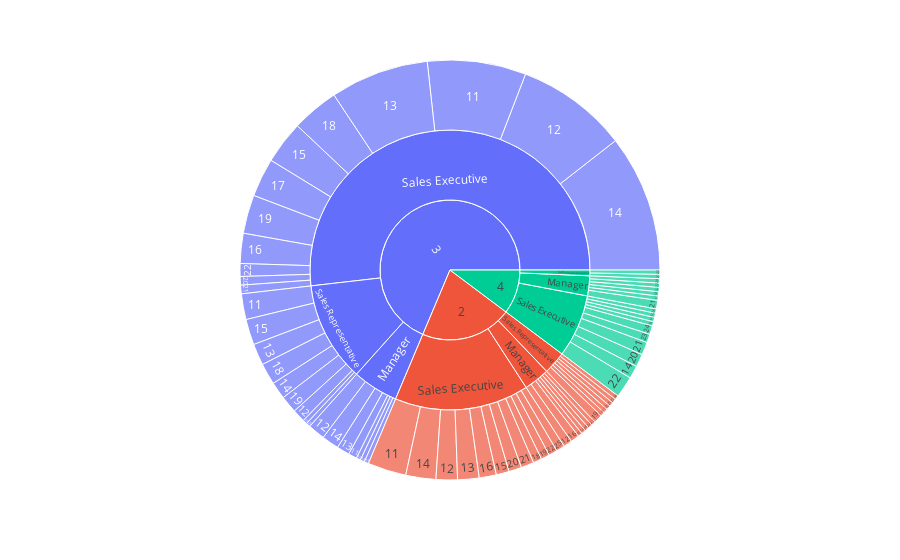

Here is the notebook cell this chart was saved with:
### Code cell
# 8) Rewards and Recognition

fig=px.sunburst(df_sales, path=['PerformanceRating','EmpJobRole','EmpLastSalaryHikePercent'])
fig.show()

# Maximum Sales Executive showing underlying performace lies between 11-16% percent salary hike
# Maximum Sales Representative showing underlying performace lies between 11-25% percent salary hike
# Maximum Sales Manager showing underlying performace lies between 12-23% percent salary hike

### Figure 1 — Plotly figure (JSON) as saved in the notebook; plotly's stock layout.template omitted (floating-point values rounded to 4 significant figures)
{"data": [{"branchvalues": "total", "domain": {"x": [0, 1], "y": [0, 1]}, "hovertemplate": "labels=%{label}<br>count=%{value}<br>parent=%{parent}<br>id=%{id}<extra></extra>", "ids": ["2/Manager/11", "3/Manager/11", "4/Manager/11", "2/Sales Executive/11", "3/Sales Executive/11", "3/Sales Representative/11", "2/Manager/12", "3/Manager/12", "2/Sales Executive/12", "3/Sales Executive/12", "3/Sales Representative/12", "3/Manager/13", "4/Manager/13", "2/Sales Executive/13", "3/Sales Executive/13", "4/Sales Executive/13", "3/Sales Representative/13", "2/Manager/14", "3/Manager/14", "2/Sales Executive/14", "3/Sales Executive/14", "4/Sales Executive/14", "2/Sales Representative/14", "3/Sales Representative/14", "2/Sales Executive/15", "3/Sales Executive/15", "4/Sales Executive/15", "3/Sales Representative/15", "2/Manager/16", "3/Manager/16", "2/Sales Executive/16", "3/Sales Executive/16", "3/Sales Representative/16", "3/Sales Executive/17", "2/Sales Representative/17", "2/Manager/18", "3/Manager/18", "2/Sales Executive/18", "3/Sales Executive/18", "3/Sales Representative/18", "3/Manager/19", "2/Sales Executive/19", "3/Sales Executive/19", "4/Sales Executive/19", "2/Sales Representative/19", "3/Sales Representative/19", "2/Sales Executive/20", "3/Sales Executive/20", "4/Sales Executive/20", "2/Sales Representative/20", "3/Sales Representative/20", "4/Manager/21", "2/Sales Executive/21", "3/Sales Executive/21", "4/Sales Executive/21", "2/Sales Representative/21", "4/Sales Representative/21", "2/Manager/22", "4/Manager/22", "2/Sales Executive/22", "3/Sales Executive/22", "4/Sales Executive/22", "4/Sales Representative/22", "2/Manager/23", "4/Manager/23", "4/Sales Executive/23", "2/Sales Representative/23", "4/Manager/24", "4/Sales Executive/24", "2/Sales Representative/24", "2/Sales Executive/25", "4/Sales Executive/25", "2/Manager", "3/Manager", "4/Manager", "2/Sales Executive", "3/Sales Executive", "4/Sales Executive", "2/Sales Representative", "3/Sales Representative", "4/Sales Representative", "2", "3", "4"], "labels": ["11", "11", "11", "11", "11", "11", "12", "12", "12", "12", "12", "13", "13", "13", "13", "13", "13", "14", "14", "14", "14", "14", "14", "14", "15", "15", "15", "15", "16", "16", "16", "16", "16", "17", "17", "18", "18", "18", "18", "18", "19", "19", "19", "19", "19", "19", "20", "20", "20", "20", "20", "21", "21", "21", "21", "21", "21", "22", "22", "22", "22", "22", "22", "23", "23", "23", "23", "24", "24", "24", "25", "25", "Manager", "Manager", "Manager", "Sales Executive", "Sales Executive", "Sales Executive", "Sales Representative", "Sales Representative", "Sales Representative", "2", "3", "4"], "name": "", "parents": ["2/Manager", "3/Manager", "4/Manager", "2/Sales Executive", "3/Sales Executive", "3/Sales Representative", "2/Manager", "3/Manager", "2/Sales Executive", "3/Sales Executive", "3/Sales Representative", "3/Manager", "4/Manager", "2/Sales Executive", "3/Sales Executive", "4/Sales Executive", "3/Sales Representative", "2/Manager", "3/Manager", "2/Sales Executive", "3/Sales Executive", "4/Sales Executive", "2/Sales Representative", "3/Sales Representative", "2/Sales Executive", "3/Sales Executive", "4/Sales Executive", "3/Sales Representative", "2/Manager", "3/Manager", "2/Sales Executive", "3/Sales Executive", "3/Sales Representative", "3/Sales Executive", "2/Sales Representative", "2/Manager", "3/Manager", "2/Sales Executive", "3/Sales Executive", "3/Sales Representative", "3/Manager", "2/Sales Executive", "3/Sales Executive", "4/Sales Executive", "2/Sales Representative", "3/Sales Representative", "2/Sales Executive", "3/Sales Executive", "4/Sales Executive", "2/Sales Representative", "3/Sales Representative", "4/Manager", "2/Sales Executive", "3/Sales Executive", "4/Sales Executive", "2/Sales Representative", "4/Sales Representative", "2/Manager", "4/Manager", "2/Sales Executive", "3/Sales Executive", "4/Sales Executive", "4/Sales Representative", "2/Manager", "4/Manager", "4/Sales Executive", "2/Sales Representative", "4/Manager", "4/Sales Executive", "2/Sales Representative", "2/Sales Executive", "4/Sales Executive", "2", "3", "4", "2", "3", "4", "2", "3", "4", "", "", ""], "type": "sunburst", "values": [1, 2, 1, 9, 23, 6, 2, 4, 5, 26, 3, 3, 1, 5, 23, 1, 5, 1, 4, 7, 32, 3, 1, 4, 3, 10, 1, 6, 2, 1, 4, 7, 1, 9, 1, 1, 1, 2, 11, 5, 1, 2, 9, 1, 2, 4, 3, 2, 3, 1, 1, 2, 3, 2, 3, 1, 1, 1, 1, 2, 3, 5, 1, 1, 1, 2, 1, 1, 2, 1, 2, 1, 9, 16, 7, 47, 157, 22, 8, 35, 2, 64, 208, 31]}], "layout": {"legend": {"tracegroupgap": 0}, "margin": {"t": 60}}}
